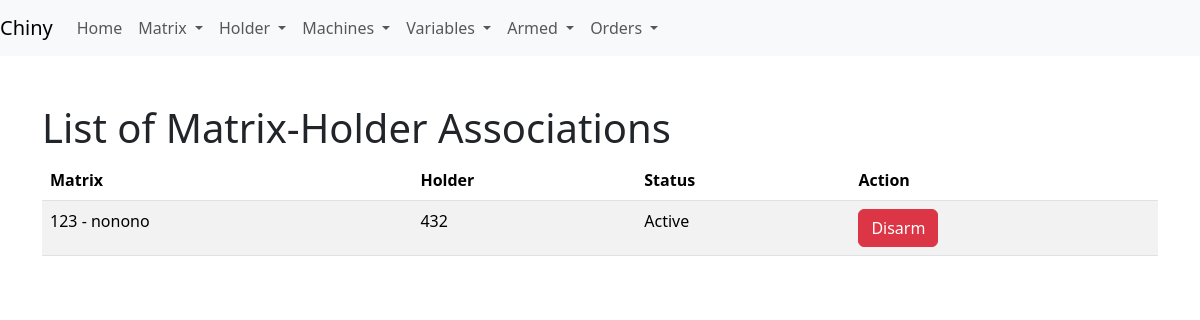
/list_associations, run on the app's committed database.
### app/models.py (models this page shows)
class MatrixHolderAssociation(db.Model):
    __tablename__ = 'matrix_holder_association'
    id = db.Column(db.Integer, primary_key=True)
    matrix_id = db.Column(db.Integer, db.ForeignKey('matrix.id'), nullable=False)
    holder_id = db.Column(db.Integer, db.ForeignKey('holder.id'), nullable=False)
    is_active = db.Column(db.Boolean, default=True)  # Indica si la asociación está activa
    matrix = db.relationship('Matrix', backref=db.backref('associations', cascade="all, delete-orphan"))
    holder = db.relationship('Holder', backref=db.backref('associations', cascade="all, delete-orphan"))

class Matrix(db.Model):
    __tablename__ = 'matrix'
    id = db.Column(db.Integer, primary_key=True)
    identifier = db.Column(db.String(5), nullable=False, unique=True)
    measuresmatrix_id = db.Column(db.Integer, db.ForeignKey('measuresmatrix.id'), nullable=False)
    name = db.Column(db.String(120), nullable=False)
    weight_total_grs = db.Column(db.Float, nullable=False)
    with_move = db.Column(db.Boolean, default=False)
    is_combinable = db.Column(db.Boolean, default=True)
    type_matrix = db.Column(db.Integer, nullable=False, default=4)
    sector_id = db.Column(db.Integer, db.ForeignKey('sector.id'), nullable=True)  # Clave foránea que apunta a Sector
    cavities = db.relationship('Cavity', backref='matrix', lazy=True)
    is_available = db.Column(db.Boolean, default=True)

class Holder(db.Model):
    __tablename__ = 'holder'
    id = db.Column(db.Integer, primary_key=True)
    identifier = db.Column(db.String(5), nullable=False)
    width_cm = db.Column(db.Integer, nullable=False)
    height_cm = db.Column(db.Integer, nullable=False)
    max_weight_grs = db.Column(db.Float, nullable=False)
    with_move = db.Column(db.Boolean, default=False)
    available = db.Column(db.Boolean, default=True)
    num_spaces = db.Column(db.Integer, nullable=False)  # Número de espacios
    sectors = db.relationship('Sector', backref='holder', lazy=True)

### app/routes.py (the view)
@app.route('/list_associations')
def list_associations():
    associations = MatrixHolderAssociation.query.all()
    return render_template('list_associations.html', associations=associations)

### app/templates/list_associations.html (shortened to what this page needs)
<!DOCTYPE html>
<html lang="en">
<head>
    <link rel="stylesheet" href="{{ url_for('static', filename='css/bootstrap.min.css') }}">
</head>
<body>
    {% include 'navbar.html' %}
    <div class="container mt-5">
        <h1>List of Matrix-Holder Associations</h1>
        <table class="table table-striped">
            <thead>
                <tr>
                    <th>Matrix</th>
                    <th>Holder</th>
                    <th>Status</th>
                    <th>Action</th>
                </tr>
            </thead>
            <tbody>
                {% for association in associations %}
                <tr>
                    <td>{{ association.matrix.identifier }} - {{ association.matrix.name }}</td>
                    <td>{{ association.holder.identifier }}</td>
                    <td>{{ 'Active' if association.is_active else 'Inactive' }}</td>
                    <td>
                        <form method="POST" action="{{ url_for('disarm_association', association_id=association.id) }}" onsubmit="return confirm('Are you sure you want to disarm this association?');">
                            <button type="submit" class="btn btn-danger">Disarm</button>
                        </form>
                    </td>
                </tr>
                {% endfor %}
            </tbody>
        </table>
    </div>
</body>
</html>

### data on the page
MatrixHolderAssociation: matrix.identifier "123", matrix.name "nonono", holder.identifier "432", is_active "Active"
